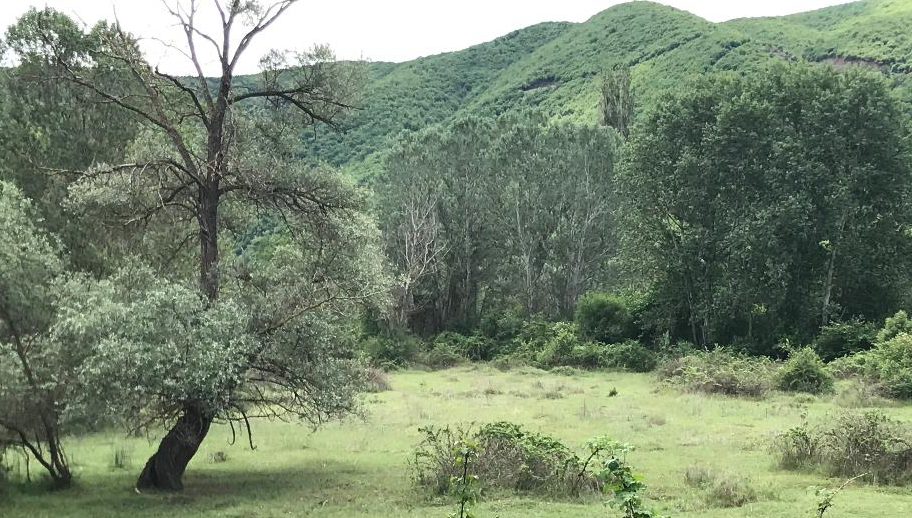
#> input picture Kodlar/cv11-2 Codes/orman.png, 912 x 518 px
$ python maske1.py --imaj orman.png
#> lines starting #> are read from the running program, lines starting #| are printed output that depends on the picture; after the words box and inside, x2 and y2 are one past the last pixel; in counts of white or black regions, pixels touching at a corner belong together
import cv2
import numpy as np
import argparse

ap =argparse.ArgumentParser()

ap.add_argument("-i", "--imaj", required=True, help="İmaj dosyası yolu ve adı?")
ap.add_argument("-m", "--masketipi", help="Dairesel maske için d, kare maske için k girin")
ap.add_argument("-b", "--maskeboyu", help="Maskenin merkezden uzaklığı (yarıçap veya kenar / 2 )")
ap.add_argument("-c", "--center", help="Maske Merkezi:50x50 formatında girin")

args = vars(ap.parse_args())

#Orijinal imajı göster:
imaj = cv2.imread(args["imaj"])
#> imaj is the input picture: shape (518, 912, 3); mean B, G, R 109.5, 132.1, 117.9
y, g = imaj.shape[:2]
#> y = 518; g = 912
cv2.imshow("Orj imaj", imaj)

mtipi = args["masketipi"]
mboyu = args["maskeboyu"]
mcntr = args["center"]

maske = np.zeros(imaj.shape[:2], dtype="uint8") # İmajla aynı boyutta maske zemini oluşturduk

if not mboyu:
     mboyu = g//4
#> mboyu = 228
else:
     mboyu = int(mboyu)

if mcntr:
     cX, cY = mcntr.split("x") # Okunan değerler string
     cX = int(cX)
     cY = int(cY)
else:
     (cX, cY) = (g//2, y//2) # CLI'den maske merkezi girilmemişse imaj merkezini maske merkezi yapıyoruz
#> cX = 456; cY = 259

if mtipi == "k":
     cv2.rectangle(maske, (cX-mboyu, cY-mboyu), (cX+mboyu, cY+mboyu), 255, -1)
else:
     cv2.circle(maske, (cX,cY), mboyu, 255, -1)
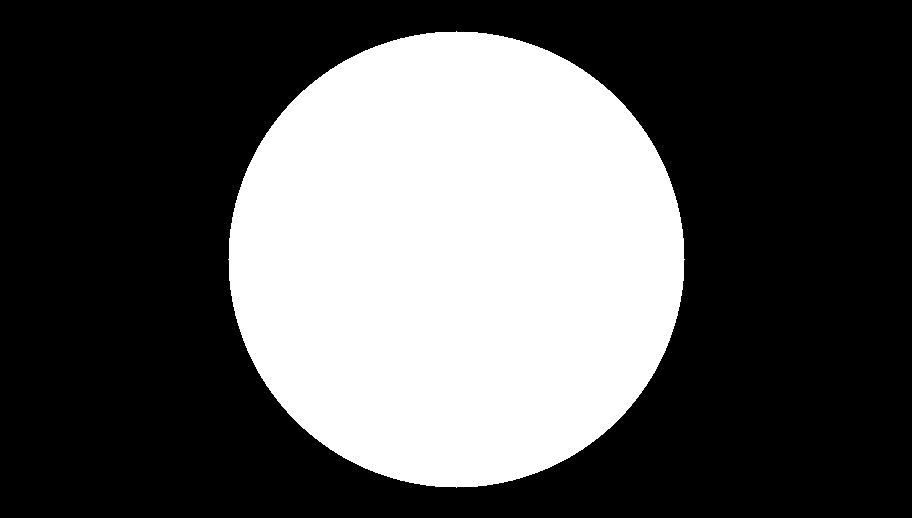
#> maske: shape (518, 912); 34.6% white; 1 white region, box (x1, y1, x2, y2) and area: (228, 31, 685, 488) 163253

cv2.imshow("maske", maske)

yeni_imaj = cv2.bitwise_and(imaj, imaj, mask=maske)
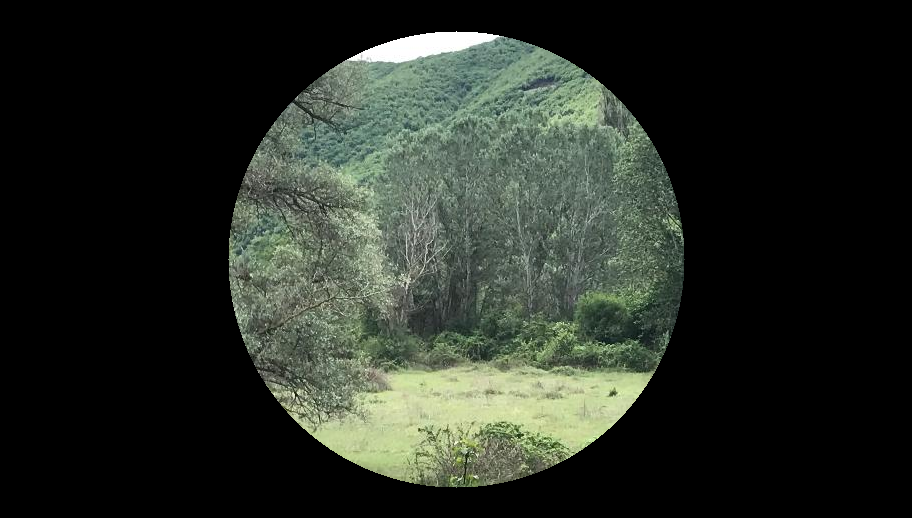
#> yeni_imaj: shape (518, 912, 3); mean B, G, R 37.4, 45.1, 39.7
cv2.imshow("MASKELI IMAJ", yeni_imaj)

cv2.waitKey()
cv2.destroyAllWindows()
